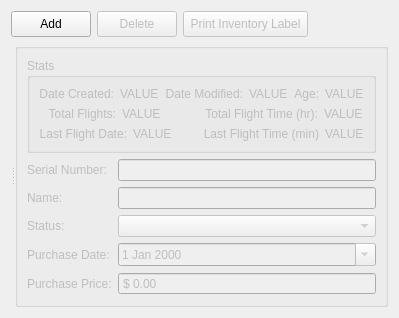
          <widget class="QWidget" name="flight_controller_tab">
           <attribute name="title">
            <string>Flight Controller</string>
           </attribute>
           <layout class="QVBoxLayout" name="verticalLayout_13" stretch="0,1">
            <item>
             <layout class="QHBoxLayout" name="horizontalLayout" stretch="0,0,0,1">
              <item>
               <widget class="QPushButton" name="flight_controller_add_button">
                <property name="minimumSize">
                 <size>
                  <width>40</width>
                  <height>26</height>
                 </size>
                </property>
                <property name="text">
                 <string>Add</string>
                </property>
               </widget>
              </item>
              <item>
               <widget class="QPushButton" name="flight_controller_delete_button">
                <property name="enabled">
                 <bool>false</bool>
                </property>
                <property name="minimumSize">
                 <size>
                  <width>50</width>
                  <height>26</height>
                 </size>
                </property>
                <property name="text">
                 <string>Delete</string>
                </property>
               </widget>
              </item>
              <item>
               <widget class="QPushButton" name="flight_controller_print_inventory_label_button">
                <property name="enabled">
                 <bool>false</bool>
                </property>
                <property name="minimumSize">
                 <size>
                  <width>125</width>
                  <height>26</height>
                 </size>
                </property>
                <property name="text">
                 <string>Print Inventory Label</string>
                </property>
               </widget>
              </item>
              <item>
               <spacer name="horizontalSpacer_20">
                <property name="orientation">
                 <enum>Qt::Horizontal</enum>
                </property>
                <property name="sizeHint" stdset="0">
                 <size>
                  <width>40</width>
                  <height>20</height>
                 </size>
                </property>
               </spacer>
              </item>
             </layout>
            </item>
            <item>
             <widget class="QSplitter" name="flight_controller_splitter">
              <property name="orientation">
               <enum>Qt::Horizontal</enum>
              </property>
              <property name="childrenCollapsible">
               <bool>false</bool>
              </property>
              <widget class="QWidget" name="layoutWidget_11">
               <layout class="QVBoxLayout" name="flight_controller_search_layout"/>
              </widget>
              <widget class="QGroupBox" name="flight_controller_info_groupbox">
               <property name="enabled">
                <bool>false</bool>
               </property>
               <layout class="QVBoxLayout" name="verticalLayout_5" stretch="0,1">
                <item>
                 <widget class="QGroupBox" name="groupBox_11">
                  <property name="minimumSize">
                   <size>
                    <width>0</width>
                    <height>0</height>
                   </size>
                  </property>
                  <property name="title">
                   <string>Stats</string>
                  </property>
                  <layout class="QVBoxLayout" name="verticalLayout_4">
                   <item>
                    <layout class="QHBoxLayout" name="horizontalLayout_17">
                     <item>
                      <layout class="QHBoxLayout" name="horizontalLayout_20">
                       <item>
                        <widget class="QLabel" name="label_52">
                         <property name="text">
                          <string>Date Created:</string>
                         </property>
                         <property name="alignment">
                          <set>Qt::AlignRight|Qt::AlignTrailing|Qt::AlignVCenter</set>
                         </property>
                        </widget>
                       </item>
                       <item>
                        <widget class="QLabel" name="flight_controller_date_created_value">
                         <property name="text">
                          <string>VALUE</string>
                         </property>
                        </widget>
                       </item>
                      </layout>
                     </item>
                     <item>
                      <layout class="QHBoxLayout" name="horizontalLayout_22">
                       <item>
                        <widget class="QLabel" name="label_54">
                         <property name="text">
                          <string>Date Modified:</string>
                         </property>
                         <property name="alignment">
                          <set>Qt::AlignRight|Qt::AlignTrailing|Qt::AlignVCenter</set>
                         </property>
                        </widget>
                       </item>
                       <item>
                        <widget class="QLabel" name="flight_controller_date_modified_value">
                         <property name="text">
                          <string>VALUE</string>
                         </property>
                        </widget>
                       </item>
                      </layout>
                     </item>
                     <item>
                      <layout class="QHBoxLayout" name="horizontalLayout_27">
                       <item>
                        <widget class="QLabel" name="label_55">
                         <property name="text">
                          <string>Age:</string>
                         </property>
                         <property name="alignment">
                          <set>Qt::AlignRight|Qt::AlignTrailing|Qt::AlignVCenter</set>
                         </property>
                        </widget>
                       </item>
                       <item>
                        <widget class="QLabel" name="flight_controller_age_value">
                         <property name="text">
                          <string>VALUE</string>
                         </property>
                        </widget>
                       </item>
                      </layout>
                     </item>
                    </layout>
                   </item>
                   <item>
                    <layout class="QHBoxLayout" name="horizontalLayout_38">
                     <item>
                      <layout class="QHBoxLayout" name="horizontalLayout_28">
                       <item>
                        <widget class="QLabel" name="label_56">
                         <property name="text">
                          <string>Total Flights:</string>
                         </property>
                         <property name="alignment">
                          <set>Qt::AlignRight|Qt::AlignTrailing|Qt::AlignVCenter</set>
                         </property>
                        </widget>
                       </item>
                       <item>
                        <widget class="QLabel" name="flight_controller_total_flights_value">
                         <property name="text">
                          <string>VALUE</string>
                         </property>
                        </widget>
                       </item>
                      </layout>
                     </item>
                     <item>
                      <layout class="QHBoxLayout" name="horizontalLayout_29">
                       <item>
                        <widget class="QLabel" name="label_57">
                         <property name="text">
                          <string>Total Flight Time (hr):</string>
                         </property>
                         <property name="alignment">
                          <set>Qt::AlignRight|Qt::AlignTrailing|Qt::AlignVCenter</set>
                         </property>
                        </widget>
                       </item>
                       <item>
                        <widget class="QLabel" name="flight_controller_total_flight_time_value">
                         <property name="text">
                          <string>VALUE</string>
                         </property>
                        </widget>
                       </item>
                      </layout>
                     </item>
                    </layout>
                   </item>
                   <item>
                    <layout class="QHBoxLayout" name="horizontalLayout_4">
                     <item>
                      <layout class="QHBoxLayout" name="horizontalLayout_32">
                       <item>
                        <widget class="QLabel" name="label_88">
                         <property name="text">
                          <string>Last Flight Date:</string>
                         </property>
                         <property name="alignment">
                          <set>Qt::AlignRight|Qt::AlignTrailing|Qt::AlignVCenter</set>
                         </property>
                        </widget>
                       </item>
                       <item>
                        <widget class="QLabel" name="flight_controller_last_flight_date_value">
                         <property name="text">
                          <string>VALUE</string>
                         </property>
                        </widget>
                       </item>
                      </layout>
                     </item>
                     <item>
                      <layout class="QHBoxLayout" name="horizontalLayout_30">
                       <item>
                        <widget class="QLabel" name="label_86">
                         <property name="text">
                          <string>Last Flight Time (min)</string>
                         </property>
                         <property name="alignment">
                          <set>Qt::AlignRight|Qt::AlignTrailing|Qt::AlignVCenter</set>
                         </property>
                        </widget>
                       </item>
                       <item>
                        <widget class="QLabel" name="flight_controller_last_flight_time_value">
                         <property name="text">
                          <string>VALUE</string>
                         </property>
                        </widget>
                       </item>
                      </layout>
                     </item>
                    </layout>
                   </item>
                  </layout>
                 </widget>
                </item>
                <item>
                 <layout class="QFormLayout" name="formLayout_2">
                  <item row="0" column="0">
                   <widget class="QLabel" name="label">
                    <property name="text">
                     <string>Serial Number:</string>
                    </property>
                   </widget>
                  </item>
                  <item row="0" column="1">
                   <widget class="QLineEdit" name="flight_controller_serial_number_line_edit"/>
                  </item>
                  <item row="1" column="0">
                   <widget class="QLabel" name="label_16">
                    <property name="text">
                     <string>Name:</string>
                    </property>
                   </widget>
                  </item>
                  <item row="1" column="1">
                   <widget class="QLineEdit" name="flight_controller_name_line_edit"/>
                  </item>
                  <item row="2" column="0">
                   <widget class="QLabel" name="label_17">
                    <property name="text">
                     <string>Status:</string>
                    </property>
                   </widget>
                  </item>
                  <item row="2" column="1">
                   <widget class="QComboBox" name="flight_controller_status_combobox"/>
                  </item>
                  <item row="3" column="0">
                   <widget class="QLabel" name="label_18">
                    <property name="text">
                     <string>Purchase Date:</string>
                    </property>
                   </widget>
                  </item>
                  <item row="3" column="1">
                   <widget class="QDateEdit" name="flight_controller_date_purchased_date_edit">
                    <property name="calendarPopup">
                     <bool>true</bool>
                    </property>
                   </widget>
                  </item>
                  <item row="4" column="0">
                   <widget class="QLabel" name="label_128">
                    <property name="text">
                     <string>Purchase Price:</string>
                    </property>
                   </widget>
                  </item>
                  <item row="4" column="1">
                   <widget class="QDoubleSpinBox" name="flight_controller_item_value_spinbox">
                    <property name="buttonSymbols">
                     <enum>QAbstractSpinBox::NoButtons</enum>
                    </property>
                    <property name="prefix">
                     <string>$ </string>
                    </property>
                    <property name="maximum">
                     <double>1000000.000000000000000</double>
                    </property>
                   </widget>
                  </item>
                 </layout>
                </item>
               </layout>
              </widget>
             </widget>
            </item>
           </layout>
          </widget>
